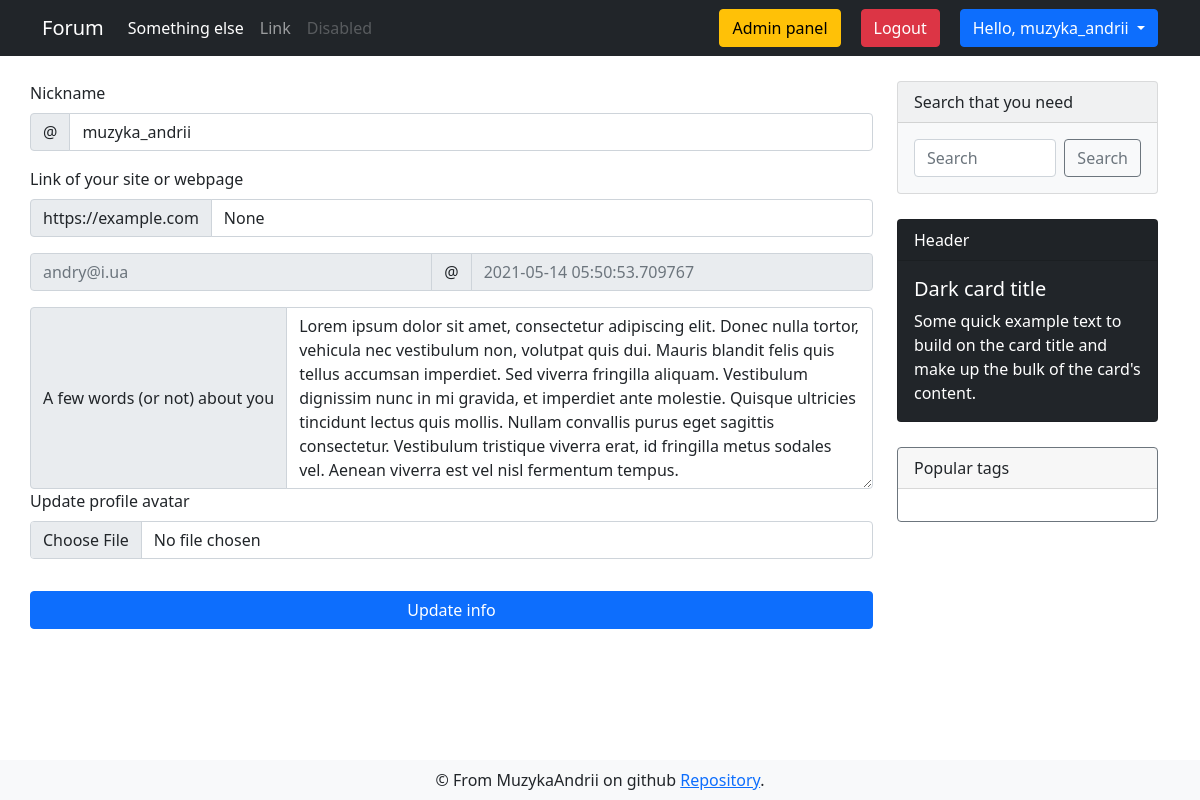
/user/settings (signed in), run on an earlier commit of the app's database.
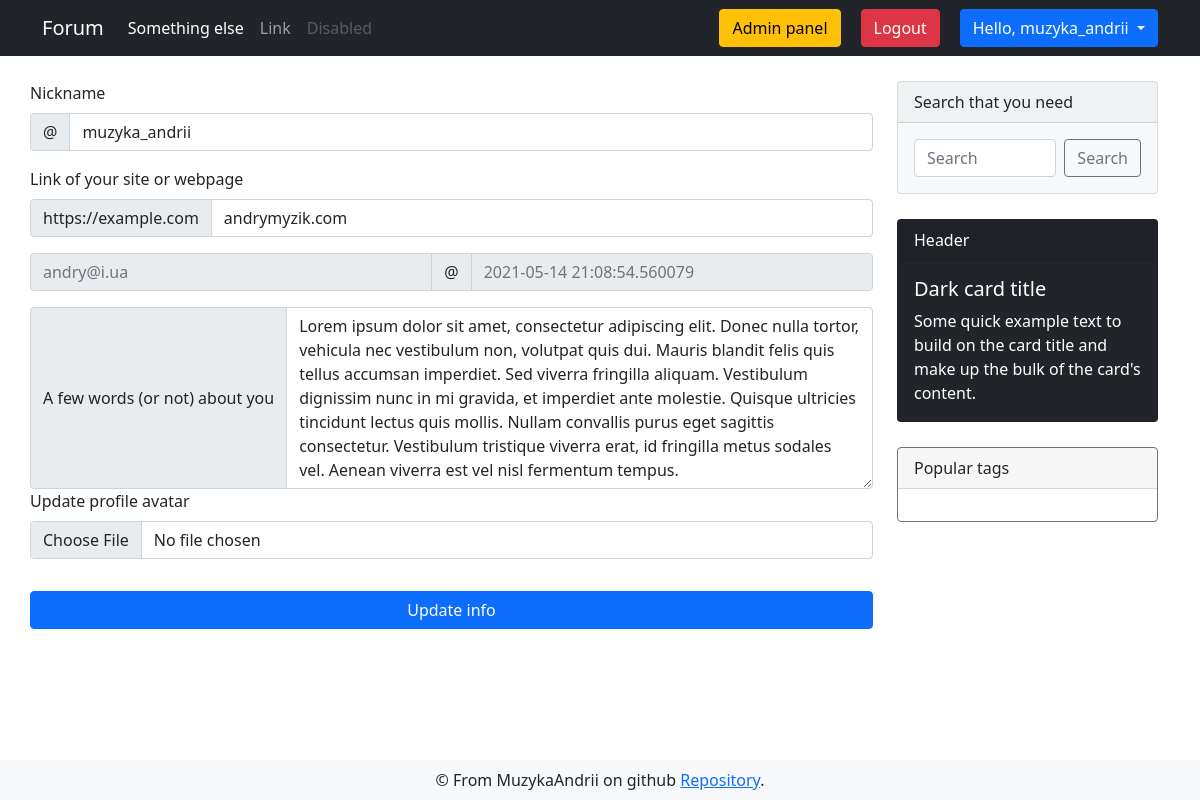
And on a later commit of the database.
### app/models.py (models this page shows, shortened)
class DbMixin(object):
    def save(self):
        db.session.add(self)
        db.session.commit()

class User(UserMixin, DbMixin, db.Model):
    id = db.Column(db.Integer, primary_key = True, autoincrement=True)
    nickname = db.Column(db.String(30), unique=True, nullable=False)
    email = db.Column(db.String(120), unique=True, nullable=False)
    password = db.Column(db.String(70), nullable=False)
    about = db.Column(db.Text, default='Hi everyone!')
    website = db.Column(db.String(120), unique=True)
    register_date = db.Column(db.DateTime, default=dt.utcnow)
    last_seen = db.Column(db.DateTime, default=dt.utcnow)
    created_discussions = db.relationship('Discussion', backref='creator', lazy='dynamic')
    created_comments = db.relationship('Comment', backref='creator', lazy='dynamic')
    avatars = db.relationship('Image', backref='owner', lazy='dynamic')
    edit_requests = db.relationship('Edit_request', backref='editor', lazy='dynamic')
    roles = db.relationship('Role', secondary=users_roles, backref=db.backref('users', lazy='select'))
    def has_role(self, role):
        for r in self.roles:
            if r.name == role:
                return True
        return False

### app/views.py (the view)
@app.route('/user/settings', methods=['GET'])
@login_required
def user_settings():
    form = UpdateAccountForm()
    form.nickname.data = current_user.nickname
    form.website.data = current_user.website
    form.about.data = current_user.about
    email = current_user.email
    last_seen = current_user.last_seen
    return render_template('user/user_settings.html', form=form, email=email, last_seen=last_seen)

### app/forms.py
class UpdateAccountForm(FlaskForm):
    nickname = StringField('Nickname', validators=[DataRequired(message='This area is required'), Length(min=3, max=30, message='Nickname must be bigger than 3 and less than 30 characers')])
    about = TextAreaField('A few words (or not) about you', validators=[DataRequired(message='This area is required'), Length(min=3, max=1000, message='About section must be less than 1000 characters and bigger than 3')])
    website = StringField('Link of your site or webpage')
    image = FileField('Update profile avatar', validators=[FileAllowed(['jpg', 'png'])])
    submit = SubmitField('Update info')

### app/models.py (called while the page is built)
@login.user_loader
def user_loader(user_id):
    return User.query.get(int(user_id))

### app/views.py (called while the page is built)
@app.before_request
def update_last_seen():
    if current_user.is_authenticated:
        current_user.last_seen = dt.now()
        current_user.save()

### app/templates/user/user_settings.html (shortened to what this page needs)
{% extends "layouts/base.html" %}
{% block content %}
<div class="container">
    <div class="row">
        <form enctype="multipart/form-data" method="POST" action="{{ url_for('update_user') }}" style="margin-top: 25px;"
            class="col-md-9 list-group list-group-numbered">
            {% from 'layouts/_render_form_errors.html' import render_form_errors %}
            <label for="site" class="form-label">{{ form.nickname.label }}</label>
            <div class="input-group mb-3">
                <span class="input-group-text" id="basic-addon1">@</span>
                <input name="{{ form.nickname.name }}" value='{{ form.nickname.data }}' id='site' type="text"
                    class="form-control" placeholder="Username" aria-label="Username" aria-describedby="basic-addon1">
            </div>
            <label for="basic-url" class="form-label">{{ form.website.label }}</label>
            <div class="input-group mb-3">
                <span class="input-group-text" id="basic-addon3">https://example.com</span>
                <input name="{{ form.website.name }}" value="{{ form.website.data }}" type="text" class="form-control"
                    id="basic-url" aria-describedby="basic-addon3">
            </div>
            <div class="input-group mb-3">
                <input disabled type="text" class="form-control" placeholder="{{ email }}" aria-label="Username">
                <span class="input-group-text">@</span>
                <input disabled type="text" class="form-control" placeholder="{{ last_seen }}" aria-label="Server">
            </div>
            <div class="input-group">
                <span class="input-group-text">{{ form.about.label }}</span>
                <textarea name="{{ form.about.name }}" rows='7' class="form-control" value="{{ form.about.data }}"
                    aria-label="With textarea">{{ form.about.data }}</textarea>
            </div>
            <div class="mb-3">
                <label for="formFile" class="form-label">{{ form.image.label }}</label>
                {{ form.image(class="form-control") }}
            </div>
            {{ form.submit(class="btn btn-primary input-group mt-3") }}
        </form>
        {% include 'layouts/sidebar.html' %}
    </div>
</div>
{% endblock %}

### app/templates/layouts/base.html (shortened to what this page needs)
<!doctype html>
<html>
<head>
  {% block head %}
  <link href="https://cdn.jsdelivr.net/npm/bootstrap@5.0.0/dist/css/bootstrap.min.css" rel="stylesheet"
>
  <link rel="stylesheet" type="text/css" href="{{ url_for('static',filename='css/style.css') }}">
  {% endblock %}
</head>
<body>
  <nav class="navbar navbar-expand-lg navbar-dark bg-dark">
    <div class="container">
      <a class="navbar-brand" href="{{ url_for('index') }}">Forum</a>
      <div class="collapse navbar-collapse" id="navbarSupportedContent">
        <ul class="navbar-nav me-auto mb-2 mb-lg-0">
          <li class="nav-item">
            <a class="nav-link active" aria-current="page" href="">Something else</a>
          </li>
          <li class="nav-item">
            <a class="nav-link" href="#">Link</a>
          </li>
          <li class="nav-item">
            <a class="nav-link disabled" href="#" tabindex="-1" aria-disabled="true">Disabled</a>
          </li>
        </ul>
        <form class="d-flex">
          {% if current_user.is_anonymous %}
          <a href="{{ url_for('auth.register') }}" type="button" class="btn login-btn btn-secondary">Register</a>
          <a href="{{ url_for('auth.login') }}" type="button" class="btn btn-secondary">Log in</a>
          {% else %}
          {% if current_user.has_role('admin') %}
          <a style="margin-right: 20px;" href="/admin" type="button"
          class="btn btn-warning">Admin panel</a>
          {% endif %}
          <a style="margin-right: 20px;" href="{{ url_for('auth.logout') }}" type="button"
            class="btn btn-danger">Logout</a>
          <div class="dropdown">
            <button class="btn btn-primary dropdown-toggle" type="button" id="dropdownMenuButton1" data-bs-toggle="dropdown" aria-expanded="false">
              Hello, {{ current_user.nickname }}
            </button>
          </div>
          {% endif %}
        </form>
      </div>
    </div>
  </nav>
  {% block content %}
  {% endblock %}
  {% block footer %}
  <footer class="navbar fixed-bottom navbar-light bg-light">
    <div class="container" style="justify-content: space-around;">
      <div class="footer-content">
        &copy; From MuzykaAndrii on github
        <a href="https://github.com/MuzykaAndrii/modern-flask-forum">Repository</a>.</div>
    </div>
  </footer>
  {% endblock %}
</body>
</html>

What changed in the data, as far as the page shows it:
changed User "muzyka_andrii": website "None" → "andrymyzik.com"; last_seen "2021-05-14 05:50:53.709767" → "2021-05-14 21:08:54.560079"
